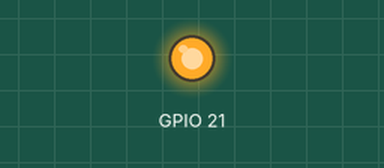
Simulated run of this program. Board: Raspberry Pi (BCM pin numbers). On the bench: output pins drawn as LEDs (lit = HIGH).

Above: at 2.5 s.
At 6.0 s:
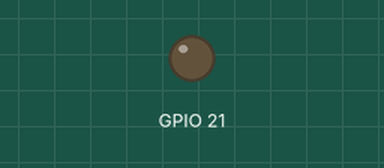
Timing chart, 0 to 9.1 s (numbered marks = the images above):
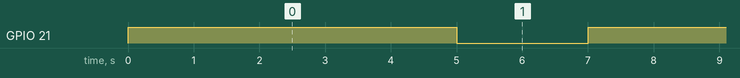

The program:

led.py
```python
import RPi.GPIO as GPIO
import time

GPIO.setmode(GPIO.BCM)
GPIO.setup(21,GPIO.OUT)

try:
        while True:
                GPIO.output(21,True)
                time.sleep(5)
                GPIO.output(21,False)
                time.sleep(2)
except:
        KeyboardInterrupt()
        GPIO.cleanup()
```

Measured:
- by itself, GPIO 21: alternates HIGH for 5.0 s and LOW for 2.0 s
